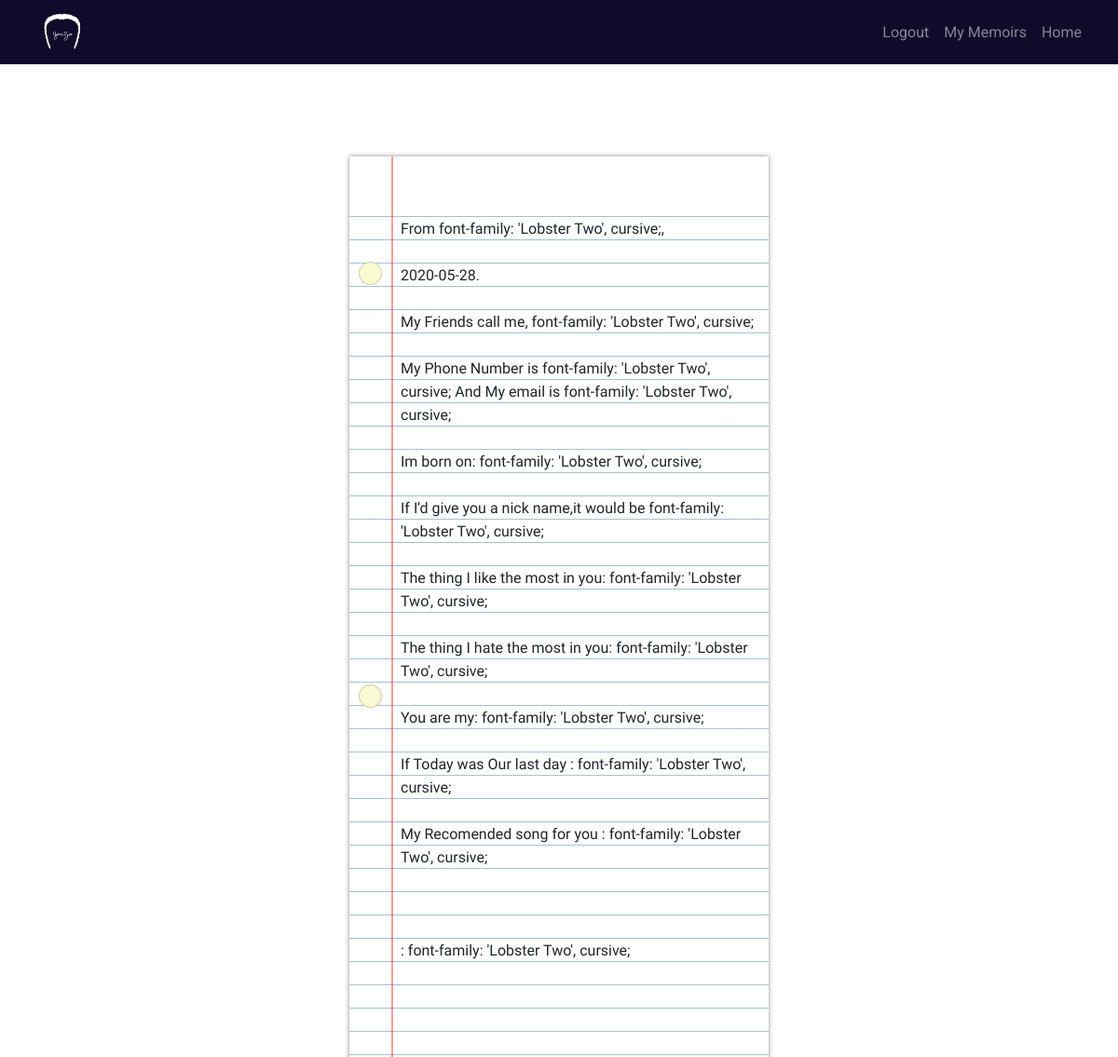
Page /slam/22 (signed in) on the committed database.
### Jurzo/models.py (models this page shows, shortened)
class Page(db.Model):
    id = db.Column(db.Integer, primary_key=True)
    user_id = db.Column(db.Integer, db.ForeignKey('user.id'), nullable=False)
    date_created = db.Column(
        db.DateTime, nullable=False, default=datetime.utcnow)
    name = db.Column(db.Text)
    pet_name = db.Column(db.Text)
    phone_num = db.Column(db.Text)
    address = db.Column(db.Text)
    mail = db.Column(db.Text)
    birthday = db.Column(db.Text)
    nick_name = db.Column(db.Text)
    Quote = db.Column(db.Text)
    Songs = db.Column(db.Text)
    likes = db.Column(db.Text)
    hates = db.Column(db.Text)
    what_us = db.Column(db.Text)
    lastd = db.Column(db.Text)

### Jurzo/pages/routes.py (the view)
@pages.route('/slam/<slam_id>', methods=['GET', 'POST'])
@login_required
def slam(slam_id):
    slam = Page.query.get_or_404(slam_id)
    if current_user == slam.owner:
        return render_template('slam.html', slam=slam)
    else:
        abort(403)

### Jurzo/models.py (called while the page is built)
@login_manager.user_loader
def load_user(userid):
    return User.query.get(int(userid))

### Jurzo/templates/slam.html (shortened to what this page needs)
<!DOCTYPE html>
<html lang="en">
<head>
    <link rel="stylesheet" type="text/css" href="{{url_for('static',filename='slam.css')}}">
       <link rel="stylesheet" href="https://stackpath.bootstrapcdn.com/bootstrap/4.1.0/css/bootstrap.min.css">
    <link rel="stylesheet" href="{{url_for('static', filename='style.css')}}">
  <link rel="stylesheet" href="https://use.fontawesome.com/releases/v5.0.8/css/solid.css">
  <link rel="stylesheet" type="text/css" href="{{url_for('static', filename='form.css')}}">
</head>
<body>
  <nav class="navbar navbar-dark navbar-expand-md fixed-top">
            <div class="container-fluid">
                <a class="navbar-brand" href="{{url_for('main.home')}}"> <img src="{{url_for('static',filename='img/Loogo.png')}}" alt="Jorzo logo"> </a>
                    <div class="collapse navbar-collapse justify-content-end " id="menu">
                        <ul class="navbar-nav ml-auto">
                            {%if current_user.is_authenticated%}
                            <li class="nav-item"><a href="{{url_for('users.logout')}}" class="nav-link">Logout</a></li>
                            <li class="nav-item"><a href="{{url_for('users.memoirs')}}" class="nav-link">My Memoirs</a></li>
                             <li class="nav-item"><a href="{{url_for('main.home')}}" class="nav-link">Home</a></li>
                             {%endif%}
                        </ul>
                    </div>
            </div>
        </nav>
    <div class="paper">
  <div class="lines">
    <div class="text" contenteditable spellcheck="false">
     From {{slam.name}},<br/><br/>
     {{slam.date_created.date()}}. <br/><br/>
     <span class='req'> My Friends call me, <span>
      <span class='ans'> {{slam.pet_name}}</span>
      <br /><br />
      <span class='req'> My Phone Number is <span>
      <span class='ans'> {{slam.phone_num}}</span>
      <span class='req'> And My email is <span>
      <span class='ans'> {{slam.mail}}</span>
      <br /><br />
      {%if slam.birthday%}
      <span class='req'> Im born on: <span>
      <span class='ans'> {{slam.birthday}}</span>
      <br /><br />
      {%endif%}
      {%if slam.nick_name%}
      <span class='req'> If I'd give you a nick name,it would be  <span>
      <span class='ans'> {{slam.nick_name}}</span>
      <br /><br />
      {%endif%}
      {%if slam.likes%}
      <span class='req'> The thing I like the most in you: <span>
      <span class='ans'> {{slam.likes}}</span>
      <br /><br />
      {%endif%}
      {%if slam.hates%}
      <span class='req'> The thing I hate the most in you: <span>
      <span class='ans'> {{slam.hates}}</span>
      <br /><br />
      {%endif%}
       {%if slam.what_us%}
      <span class='req'>You are my: <span>
      <span class='ans'> {{slam.what_us}}</span>
      <br /><br />
      {%endif%}
       {%if slam.lastd%}
      <span class='req'>If Today was Our last day : <span>
      <span class='ans'> {{slam.lastd}}</span>
      <br /><br />
      {%endif%}
      {%if slam.Songs%}
      <span class='req'>My Recomended song for you :  <span>
      <span class='ans'> {{slam.Songs}}</span>
      <br /><br />
      {%endif%}
       <br /><br />
      {%if slam.Quote%}
      <span class='req'>:  <span>
      <span class='ans'> {{slam.Quote}}</span>
      <br /><br />
      {%endif%}
      <br /><br />
    </div>
  </div>
  <div class="holes hole-top"></div>
  <div class="holes hole-middle"></div>
</div>
</body>
</html>

### Jurzo/static/slam.css (style rules this page uses)
body { margin: 0; padding: 0; background-color: #0e0b2b; }
.paper { position: absolute; height: 100%; width: 450px; background: rgba(255,255,255,0.9); margin: -400px -225px; left: 50%; top: 50%; box-shadow: 0px 0px 5px 0px #888; }
.paper::before { content: ''; position: absolute; left: 45px; height: 100%; width: 2px; background: rgba(255,0,0,0.4); }
.lines { margin-top: 40px; height: calc(100% - 40px); width: 100%; background-image: repeating-linear-gradient(white 0px, white 24px, steelblue 25px); }
.text { position: absolute; top: 65px; left: 55px; bottom: 10px; right: 10px; line-height: 25px; font-family: 'Indie Flower'; overflow: hidden; outline: none; }
.holes { position: absolute; left: 10px; height: 25px; width: 25px; background: lightgoldenrodyellow; border-radius: 50%; box-shadow: inset 0px 0px 2px 0px #888; }
.hole-top { top: 10%; }
.hole-middle { top: 50%; }

### Jurzo/static/style.css (style rules this page uses)
body { overflow-x: hidden; font-family: 'Lobster Two', cursive; }
.navbar-brand img { height: 2.7rem; }
.navbar { color: white; background-color: #0e0b2b ; }
,footer .text-center { text-align: center; }
nav a { text-align: right; z-index: -1; }

### Jurzo/static/form.css (style rules this page uses)
body { font-family: 'Roboto', sans-serif; center center fixed; background-size: cover; }

### rows in the picture
Page: name "font-family: 'Lobster Two', cursive;", date_created "2020-05-28", pet_name "font-family: 'Lobster Two', cursive;", phone_num "font-family: 'Lobster Two', cursive;", mail "font-family: 'Lobster Two', cursive;", birthday "font-family: 'Lobster Two', cursive;", nick_name "font-family: 'Lobster Two', cursive;", likes "font-family: 'Lobster Two', cursive;", hates "font-family: 'Lobster Two', cursive;", what_us "font-family: 'Lobster Two', cursive;", lastd "font-family: 'Lobster Two', cursive;", Songs "font-family: 'Lobster Two', cursive;", Quote "font-family: 'Lobster Two', cursive;"
